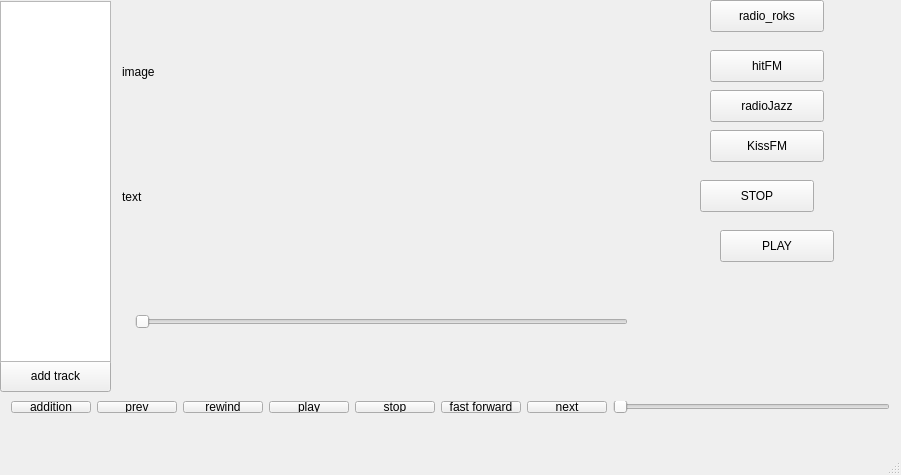
<?xml version="1.0" encoding="UTF-8"?>
<ui version="4.0">
 <class>MainWindow</class>
 <widget class="QMainWindow" name="MainWindow">
  <property name="geometry">
   <rect>
    <x>0</x>
    <y>0</y>
    <width>901</width>
    <height>475</height>
   </rect>
  </property>
  <property name="windowTitle">
   <string>MainWindow</string>
  </property>
  <widget class="QWidget" name="centralWidget">
   <widget class="QPushButton" name="addTrack">
    <property name="geometry">
     <rect>
      <x>0</x>
      <y>360</y>
      <width>111</width>
      <height>32</height>
     </rect>
    </property>
    <property name="text">
     <string>add track</string>
    </property>
   </widget>
   <widget class="QTableView" name="playlistview">
    <property name="geometry">
     <rect>
      <x>0</x>
      <y>1</y>
      <width>111</width>
      <height>361</height>
     </rect>
    </property>
   </widget>
   <widget class="QWidget" name="layoutWidget">
    <property name="geometry">
     <rect>
      <x>0</x>
      <y>390</y>
      <width>901</width>
      <height>34</height>
     </rect>
    </property>
    <layout class="QHBoxLayout" name="horizontalLayout">
     <item>
      <widget class="QPushButton" name="pushButton">
       <property name="text">
        <string>addition</string>
       </property>
      </widget>
     </item>
     <item>
      <widget class="QPushButton" name="but_prev">
       <property name="text">
        <string>prev</string>
       </property>
      </widget>
     </item>
     <item>
      <widget class="QPushButton" name="button_rewind">
       <property name="text">
        <string>rewind</string>
       </property>
      </widget>
     </item>
     <item>
      <widget class="QPushButton" name="button_play">
       <property name="text">
        <string>play</string>
       </property>
      </widget>
     </item>
     <item>
      <widget class="QPushButton" name="button_stop">
       <property name="text">
        <string>stop</string>
       </property>
      </widget>
     </item>
     <item>
      <widget class="QPushButton" name="button_forward">
       <property name="text">
        <string>fast forward</string>
       </property>
      </widget>
     </item>
     <item>
      <widget class="QPushButton" name="but_next">
       <property name="text">
        <string>next</string>
       </property>
      </widget>
     </item>
     <item>
      <widget class="QSlider" name="volumeSlider">
       <property name="orientation">
        <enum>Qt::Horizontal</enum>
       </property>
      </widget>
     </item>
    </layout>
   </widget>
   <widget class="QWidget" name="layoutWidget">
    <property name="geometry">
     <rect>
      <x>111</x>
      <y>1</y>
      <width>541</width>
      <height>391</height>
     </rect>
    </property>
    <layout class="QVBoxLayout" name="verticalLayout">
     <item>
      <widget class="QLabel" name="label">
       <property name="text">
        <string>image</string>
       </property>
      </widget>
     </item>
     <item>
      <widget class="QLabel" name="currentTrack">
       <property name="text">
        <string>text</string>
       </property>
      </widget>
     </item>
     <item>
      <layout class="QHBoxLayout" name="horizontalLayout_2">
       <item>
        <widget class="QLabel" name="currentTrackTime">
         <property name="text">
          <string/>
         </property>
        </widget>
       </item>
       <item>
        <widget class="QSlider" name="sliderTrackDuration">
         <property name="orientation">
          <enum>Qt::Horizontal</enum>
         </property>
        </widget>
       </item>
       <item>
        <widget class="QLabel" name="trackDuration">
         <property name="text">
          <string/>
         </property>
        </widget>
       </item>
      </layout>
     </item>
    </layout>
   </widget>
   <widget class="QPushButton" name="RadioROKS">
    <property name="geometry">
     <rect>
      <x>710</x>
      <y>0</y>
      <width>114</width>
      <height>32</height>
     </rect>
    </property>
    <property name="text">
     <string>radio_roks</string>
    </property>
   </widget>
   <widget class="QPushButton" name="HitFM">
    <property name="geometry">
     <rect>
      <x>710</x>
      <y>50</y>
      <width>114</width>
      <height>32</height>
     </rect>
    </property>
    <property name="text">
     <string>hitFM</string>
    </property>
   </widget>
   <widget class="QPushButton" name="RadioJazz">
    <property name="geometry">
     <rect>
      <x>710</x>
      <y>90</y>
      <width>114</width>
      <height>32</height>
     </rect>
    </property>
    <property name="text">
     <string>radioJazz</string>
    </property>
   </widget>
   <widget class="QPushButton" name="KissFM">
    <property name="geometry">
     <rect>
      <x>710</x>
      <y>130</y>
      <width>114</width>
      <height>32</height>
     </rect>
    </property>
    <property name="text">
     <string>KissFM</string>
    </property>
   </widget>
   <widget class="QPushButton" name="Stop">
    <property name="geometry">
     <rect>
      <x>700</x>
      <y>180</y>
      <width>114</width>
      <height>32</height>
     </rect>
    </property>
    <property name="text">
     <string>STOP</string>
    </property>
   </widget>
   <widget class="QPushButton" name="Play">
    <property name="geometry">
     <rect>
      <x>720</x>
      <y>230</y>
      <width>114</width>
      <height>32</height>
     </rect>
    </property>
    <property name="text">
     <string>PLAY</string>
    </property>
   </widget>
  </widget>
  <widget class="QMenuBar" name="menuBar">
   <property name="geometry">
    <rect>
     <x>0</x>
     <y>0</y>
     <width>901</width>
     <height>22</height>
    </rect>
   </property>
  </widget>
  <widget class="QStatusBar" name="statusBar"/>
  <action name="actionprev">
   <property name="text">
    <string>prev</string>
   </property>
  </action>
  <action name="actionplay">
   <property name="text">
    <string>play</string>
   </property>
  </action>
  <action name="actionpause">
   <property name="text">
    <string>pause</string>
   </property>
  </action>
  <action name="actionnext">
   <property name="text">
    <string>next</string>
   </property>
  </action>
  <action name="actionstop">
   <property name="text">
    <string>stop</string>
   </property>
  </action>
 </widget>
 <layoutdefault spacing="6" margin="11"/>
 <resources/>
 <connections/>
</ui>
